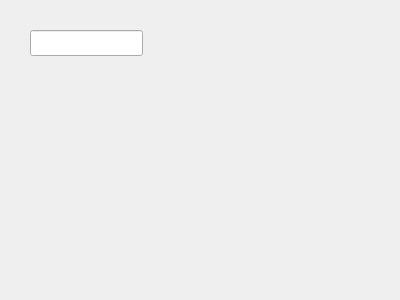
<?xml version="1.0" encoding="UTF-8"?>
<ui version="4.0">
 <class>SubDialog1</class>
 <widget class="QDialog" name="SubDialog1">
  <property name="geometry">
   <rect>
    <x>0</x>
    <y>0</y>
    <width>400</width>
    <height>300</height>
   </rect>
  </property>
  <property name="windowTitle">
   <string>Dialog</string>
  </property>
  <widget class="QLineEdit" name="lineEdit">
   <property name="geometry">
    <rect>
     <x>30</x>
     <y>30</y>
     <width>113</width>
     <height>26</height>
    </rect>
   </property>
  </widget>
 </widget>
 <resources/>
 <connections/>
</ui>
